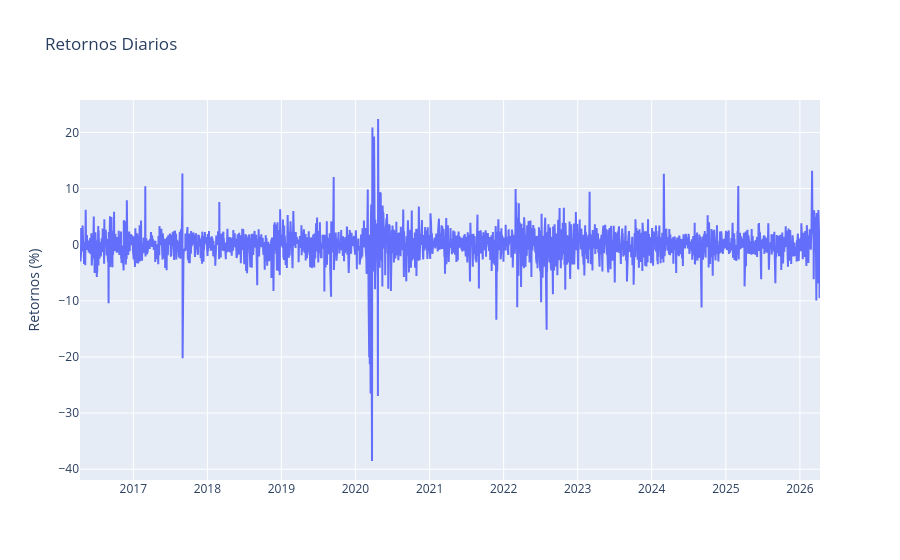

Notebook code cell kept with this figure:
### Markdown cell above
### Modelo Garch

### Code cell
# Calcular retornos
returns = 100 * np.log(df['close'] / df['close'].shift(1)).dropna()

fig = go.Figure()
fig.add_trace(go.Scatter(x=returns.index, y=returns.squeeze(), mode='lines', name='Retornos'))
fig.update_layout(title=f'Retornos Diarios',
                  yaxis_title='Retornos (%)')
fig.show()

### Figure 1 — Plotly figure (JSON) as saved in the notebook; plotly's stock layout.template omitted (floating-point values rounded to 4 significant figures; data arrays with more than 128 entries replaced by an {"elided": "..."} marker saying what was removed)
{"data": [{"mode": "lines", "name": "Retornos", "type": "scatter", "x": {"elided": "2514 str values"}, "y": {"elided": "2514 float values"}}], "layout": {"title": {"text": "Retornos Diarios"}, "yaxis": {"title": {"text": "Retornos (%)"}}}}
